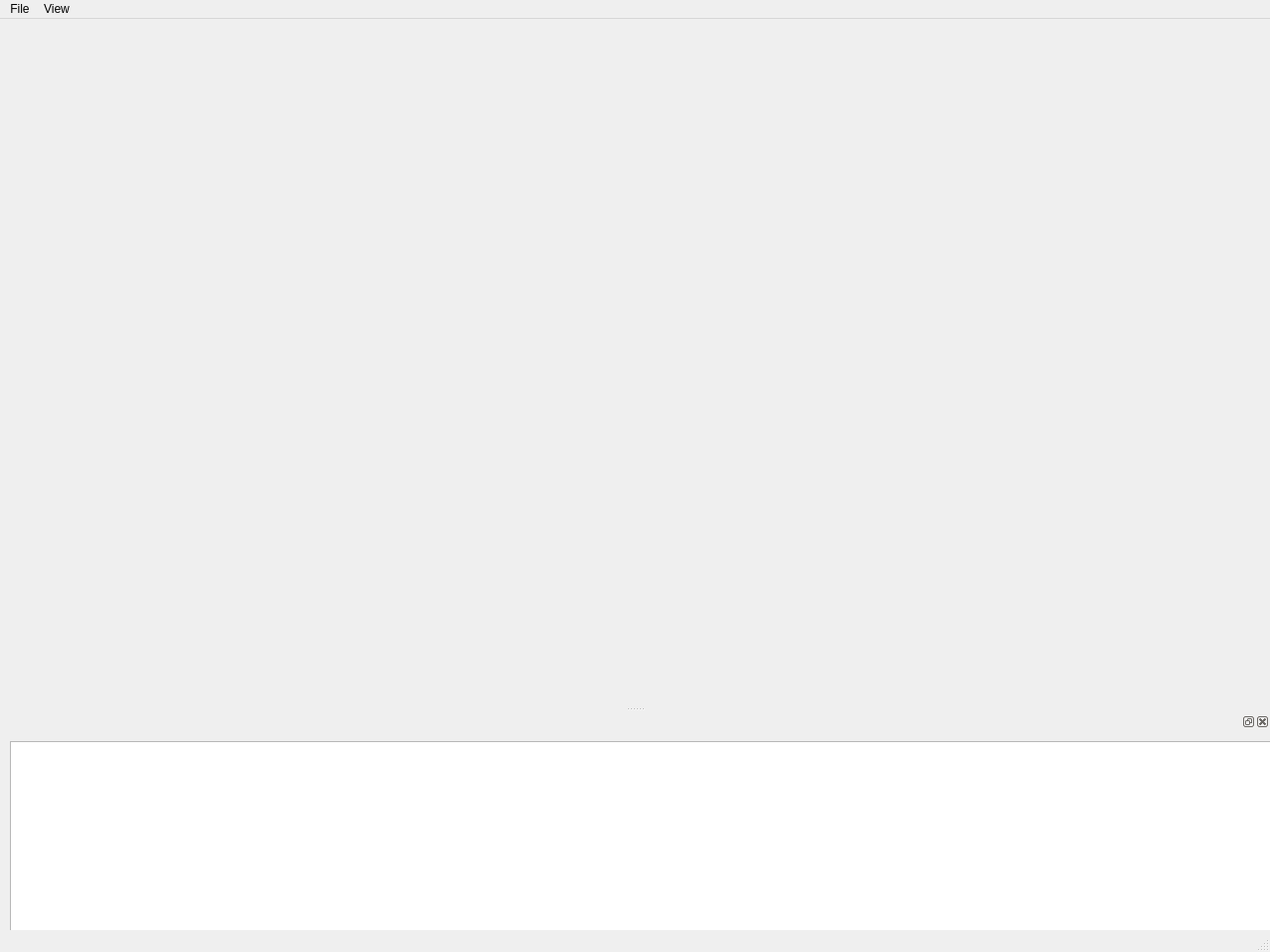
<?xml version="1.0" encoding="UTF-8"?>
<ui version="4.0">
 <class>MainWindow</class>
 <widget class="QMainWindow" name="MainWindow">
  <property name="geometry">
   <rect>
    <x>0</x>
    <y>0</y>
    <width>1276</width>
    <height>957</height>
   </rect>
  </property>
  <property name="minimumSize">
   <size>
    <width>1000</width>
    <height>800</height>
   </size>
  </property>
  <property name="windowTitle">
   <string>MainWindow</string>
  </property>
  <widget class="QWidget" name="centralwidget">
   <layout class="QGridLayout" name="gridLayout">
    <item row="0" column="0">
     <widget class="QSplitter" name="splitter_layout">
      <property name="maximumSize">
       <size>
        <width>16777215</width>
        <height>16777215</height>
       </size>
      </property>
      <property name="orientation">
       <enum>Qt::Horizontal</enum>
      </property>
     </widget>
    </item>
   </layout>
  </widget>
  <widget class="QMenuBar" name="menubar">
   <property name="geometry">
    <rect>
     <x>0</x>
     <y>0</y>
     <width>1276</width>
     <height>22</height>
    </rect>
   </property>
   <widget class="QMenu" name="menuFile">
    <property name="title">
     <string>File</string>
    </property>
    <addaction name="actionLoad"/>
    <addaction name="separator"/>
    <addaction name="actionQuit"/>
   </widget>
   <widget class="QMenu" name="menuView">
    <property name="title">
     <string>View</string>
    </property>
    <addaction name="actionData_viewer"/>
    <addaction name="actionConsole"/>
   </widget>
   <addaction name="menuFile"/>
   <addaction name="menuView"/>
  </widget>
  <widget class="QStatusBar" name="statusbar"/>
  <widget class="QDockWidget" name="dwBottom">
   <property name="sizePolicy">
    <sizepolicy hsizetype="Preferred" vsizetype="MinimumExpanding">
     <horstretch>0</horstretch>
     <verstretch>0</verstretch>
    </sizepolicy>
   </property>
   <property name="allowedAreas">
    <set>Qt::BottomDockWidgetArea</set>
   </property>
   <attribute name="dockWidgetArea">
    <number>8</number>
   </attribute>
   <widget class="QWidget" name="dockWidgetContents">
    <property name="minimumSize">
     <size>
      <width>0</width>
      <height>200</height>
     </size>
    </property>
    <widget class="QTextEdit" name="txConsole">
     <property name="geometry">
      <rect>
       <x>10</x>
       <y>10</y>
       <width>16777215</width>
       <height>200</height>
      </rect>
     </property>
     <property name="sizePolicy">
      <sizepolicy hsizetype="Preferred" vsizetype="Preferred">
       <horstretch>0</horstretch>
       <verstretch>0</verstretch>
      </sizepolicy>
     </property>
     <property name="maximumSize">
      <size>
       <width>16777215</width>
       <height>200</height>
      </size>
     </property>
     <property name="readOnly">
      <bool>true</bool>
     </property>
    </widget>
   </widget>
  </widget>
  <action name="actionLoad">
   <property name="text">
    <string>&amp;Load data</string>
   </property>
   <property name="toolTip">
    <string>Load MinFlux binary NumPy data</string>
   </property>
   <property name="shortcut">
    <string>Ctrl+L</string>
   </property>
  </action>
  <action name="actionQuit">
   <property name="text">
    <string>Quit</string>
   </property>
   <property name="toolTip">
    <string>Quit application</string>
   </property>
   <property name="shortcut">
    <string/>
   </property>
  </action>
  <action name="actionConsole">
   <property name="checkable">
    <bool>true</bool>
   </property>
   <property name="checked">
    <bool>true</bool>
   </property>
   <property name="text">
    <string>Console</string>
   </property>
  </action>
  <action name="actionData_viewer">
   <property name="checkable">
    <bool>true</bool>
   </property>
   <property name="checked">
    <bool>true</bool>
   </property>
   <property name="text">
    <string>Data viewer</string>
   </property>
  </action>
  <action name="actionSave_plot">
   <property name="text">
    <string>Save plot</string>
   </property>
  </action>
  <action name="actionCamera_parameters">
   <property name="text">
    <string>Camera parameters</string>
   </property>
  </action>
 </widget>
 <resources/>
 <connections/>
</ui>
